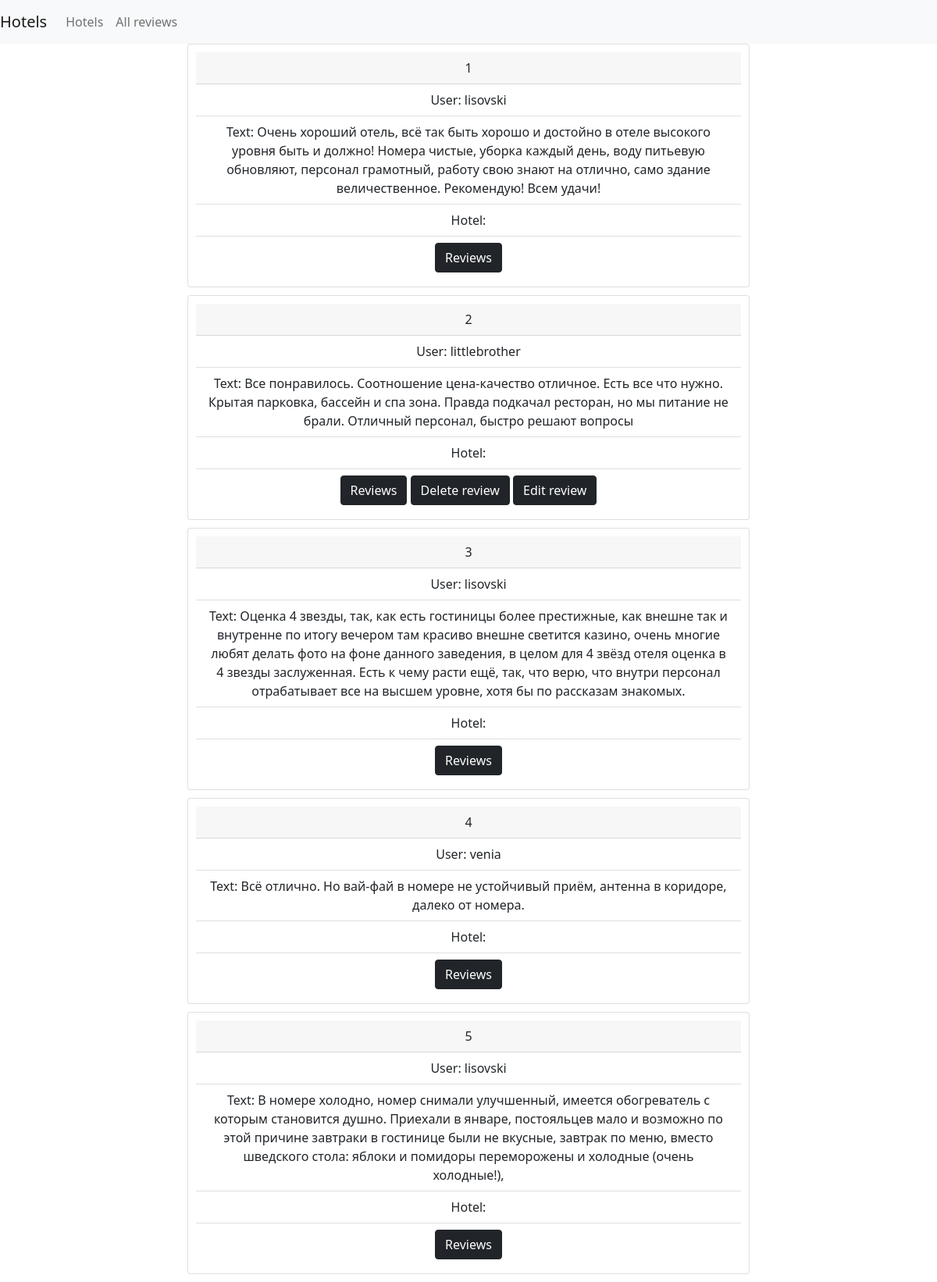
/app/review_list/ (signed in), run on the app's committed database.
### app_tutorial/models.py (models this page shows, shortened)
class Review(models.Model):
    user = models.ForeignKey(User, on_delete=models.CASCADE)
    hotel = models.ForeignKey(Hotel, on_delete=models.CASCADE)
    text = models.TextField()

### app_tutorial/views.py (the view)
# urls.py: path('review_list/', views.review_list, name='review_list'),
def review_list(request):
    reviews = Review.objects.all()
    return render(request, 'review_list.html', {'reviews': reviews})

### app_tutorial/templates/review_list.html
{% extends 'base.html'%}
{%block content%}
{% for review in reviews %}
    <div class="review card">
      <div class="card-header">
        {{review.id}}
      </div>
      <ul class="list-group list-group-flush">
        <li class="list-group-item">User: {{review.user}}</li>
        <li class="list-group-item">Text: {{review.text}}</li>
        <li class="list-group-item">Hotel: {{review.book}}</li>
          <li class="list-group-item">
              <a class="btn btn-dark" href="{% url 'hotel_review_list' hotel_id=review.hotel.id%}" role="button">Reviews</a>
              {% if user.is_authenticated %}
                {% if review.user == user %}
                    <a class="btn btn-dark" href="{% url 'delete_review' review_id=review.id%}">Delete review</a>
                    <a class="btn btn-dark" href="{% url 'edit_review' review_id=review.id%}">Edit review</a>
                {% endif %}
              {% endif %}
          </li>
      </ul>
    </div>
{% endfor %}
{% endblock %}

### static/styles.css (style rules this page uses)
.review { text-align: center; padding: 10px; margin-bottom: 10px; }

### data on the page
Review: id "1", user "lisovski", text "Очень хороший отель, всё так быть хорошо и достойно в отеле высокого уровня быть и должно! Номера чистые, уборка каждый день, воду питьевую обновляют, персонал грамотный, работу свою знают на отлично, само здание величественное. Рекомендую! Всем удачи!"
Review: id "2", user "littlebrother", text "Все понравилось. Соотношение цена-качество отличное. Есть все что нужно. Крытая парковка, бассейн и спа зона. Правда подкачал ресторан, но мы питание не брали. Отличный персонал, быстро решают вопросы", shows "Delete review"
Review: id "3", user "lisovski", text "Оценка 4 звезды, так, как есть гостиницы более престижные, как внешне так и внутренне по итогу вечером там красиво внешне светится казино, очень многие любят делать фото на фоне данного заведения, в целом для 4 звёзд отеля оценка в 4 звезды заслуженная. Есть к чему расти ещё, так, что верю, что внутри персонал отрабатывает все на высшем уровне, хотя бы по рассказам знакомых."
Review: id "4", user "venia", text "Всё отлично. Но вай-фай в номере не устойчивый приём, антенна в коридоре, далеко от номера."
Review: id "5", user "lisovski", text "В номере холодно, номер снимали улучшенный, имеется обогреватель с которым становится душно. Приехали в январе, постояльцев мало и возможно по этой причине завтраки в гостинице были не вкусные, завтрак по меню, вместо шведского стола: яблоки и помидоры переморожены и холодные (очень холодные!),"
